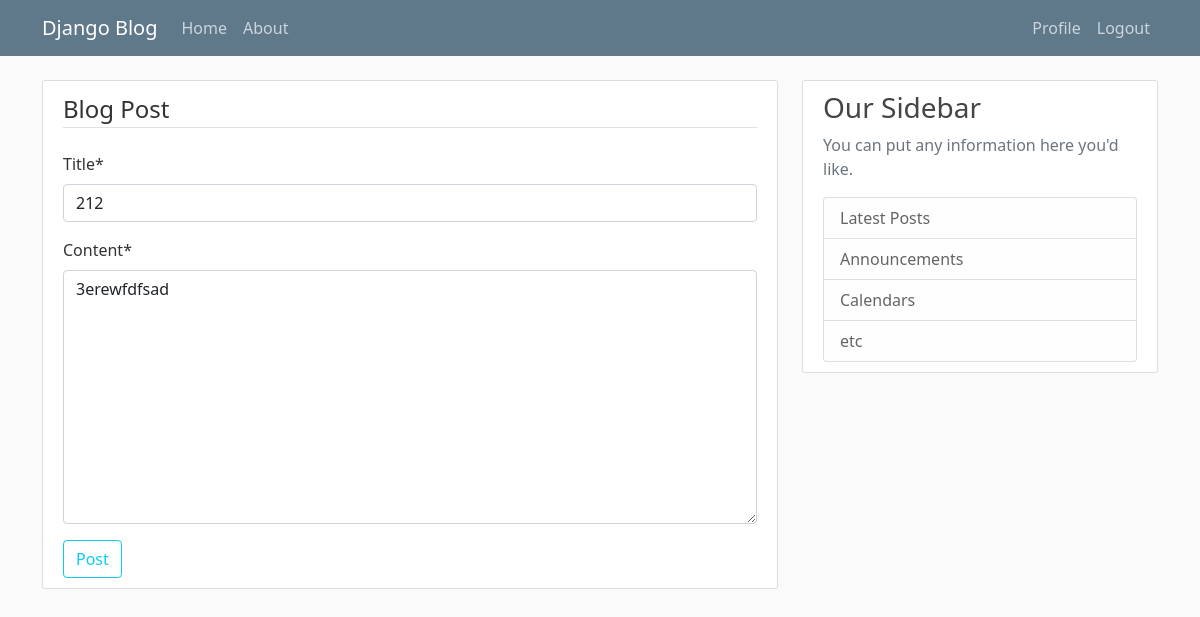
Before: /post/1/update/ (signed in) with the older database file.
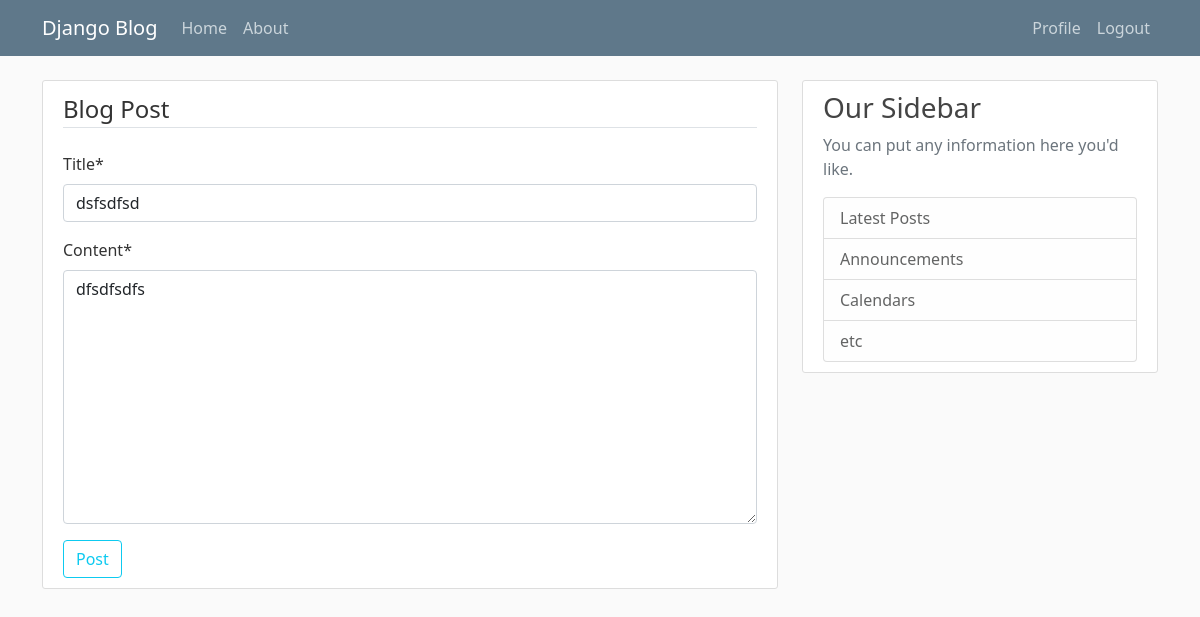
After: the same page with the newer database file.
### blog/models.py (models this page shows, shortened)
class Post(models.Model):
    title = models.CharField(max_length=100)
    content = models.TextField()
    date_posted = models.DateTimeField(default=timezone.now)
    author = models.ForeignKey(User, on_delete=models.CASCADE)

### blog/views.py (the view, shortened to what this page needs)
# urls.py: path('post/<int:pk>/update/', PostUpdateView.as_view(), name='post-update'),
class PostUpdateView(LoginRequiredMixin, UserPassesTestMixin, UpdateView):
    model = Post
    fields = ['title', 'content']
    def test_func(self):
        post = self.get_object()
        return self.request.user == post.author

### blog/templates/blog/post_form.html (shortened to what this page needs)
{% extends "blog/base.html" %}
{% load crispy_forms_tags %}
{% block content %}
    <div class="content-section">
        <form method="post">
            <fieldset class="form-group">
                <legend class="border-bottom mb-4">Blog Post</legend>
                {{ form|crispy }}
            </fieldset>
            <div class="form-group">
                <button class="btn btn-outline-info" type="submit">Post</button>
            </div>
        </form>
    </div>
{% endblock content %}

Changed rows visible on the page:
changed Post: title "212" → "dsfsdfsd"; content "3erewfdfsad" → "dfsdfsdfs"
